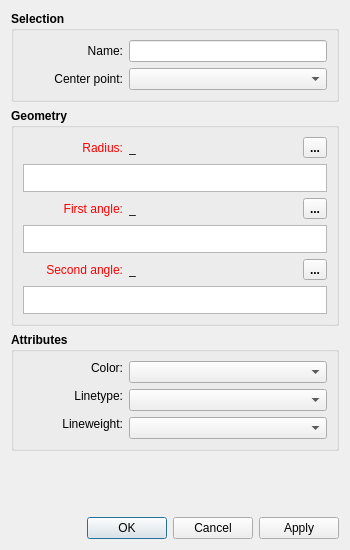
<?xml version="1.0" encoding="UTF-8"?>
<ui version="4.0">
 <class>DialogArc</class>
 <widget class="QDialog" name="DialogArc">
  <property name="geometry">
   <rect>
    <x>0</x>
    <y>0</y>
    <width>350</width>
    <height>550</height>
   </rect>
  </property>
  <property name="minimumSize">
   <size>
    <width>270</width>
    <height>550</height>
   </size>
  </property>
  <property name="font">
   <font>
    <pointsize>9</pointsize>
   </font>
  </property>
  <property name="windowTitle">
   <string>Arc - Radius and Angles</string>
  </property>
  <property name="windowIcon">
   <iconset resource="../../../vmisc/share/resources/icon.qrc">
    <normaloff>:/icon/64x64/icon64x64.png</normaloff>:/icon/64x64/icon64x64.png</iconset>
  </property>
  <property name="locale">
   <locale language="English" country="UnitedStates"/>
  </property>
  <property name="modal">
   <bool>true</bool>
  </property>
  <layout class="QVBoxLayout" name="verticalLayout_3">
   <item>
    <widget class="QGroupBox" name="selection_GroupBox">
     <property name="sizePolicy">
      <sizepolicy hsizetype="Expanding" vsizetype="Preferred">
       <horstretch>0</horstretch>
       <verstretch>0</verstretch>
      </sizepolicy>
     </property>
     <property name="font">
      <font>
       <pointsize>9</pointsize>
       <bold>true</bold>
      </font>
     </property>
     <property name="title">
      <string>Selection</string>
     </property>
     <layout class="QFormLayout" name="formLayout">
      <item row="0" column="0">
       <widget class="QLabel" name="name_Label">
        <property name="minimumSize">
         <size>
          <width>100</width>
          <height>0</height>
         </size>
        </property>
        <property name="font">
         <font>
          <pointsize>9</pointsize>
          <bold>false</bold>
         </font>
        </property>
        <property name="text">
         <string>Name:</string>
        </property>
        <property name="alignment">
         <set>Qt::AlignRight|Qt::AlignTrailing|Qt::AlignVCenter</set>
        </property>
       </widget>
      </item>
      <item row="0" column="1">
       <widget class="QLineEdit" name="name_LineEdit">
        <property name="minimumSize">
         <size>
          <width>80</width>
          <height>0</height>
         </size>
        </property>
        <property name="font">
         <font>
          <pointsize>9</pointsize>
          <bold>false</bold>
         </font>
        </property>
        <property name="focusPolicy">
         <enum>Qt::NoFocus</enum>
        </property>
        <property name="readOnly">
         <bool>true</bool>
        </property>
       </widget>
      </item>
      <item row="1" column="0">
       <widget class="QLabel" name="centerPoint_Label">
        <property name="sizePolicy">
         <sizepolicy hsizetype="Fixed" vsizetype="Preferred">
          <horstretch>0</horstretch>
          <verstretch>0</verstretch>
         </sizepolicy>
        </property>
        <property name="minimumSize">
         <size>
          <width>100</width>
          <height>0</height>
         </size>
        </property>
        <property name="font">
         <font>
          <pointsize>9</pointsize>
          <bold>false</bold>
         </font>
        </property>
        <property name="text">
         <string>Center point:</string>
        </property>
        <property name="alignment">
         <set>Qt::AlignRight|Qt::AlignTrailing|Qt::AlignVCenter</set>
        </property>
       </widget>
      </item>
      <item row="1" column="1">
       <widget class="QComboBox" name="centerPoint_ComboBox">
        <property name="sizePolicy">
         <sizepolicy hsizetype="Expanding" vsizetype="Fixed">
          <horstretch>0</horstretch>
          <verstretch>0</verstretch>
         </sizepolicy>
        </property>
        <property name="minimumSize">
         <size>
          <width>80</width>
          <height>0</height>
         </size>
        </property>
        <property name="font">
         <font>
          <pointsize>9</pointsize>
          <bold>false</bold>
         </font>
        </property>
        <property name="toolTip">
         <string>Select center point of the arc</string>
        </property>
       </widget>
      </item>
     </layout>
    </widget>
   </item>
   <item>
    <widget class="QGroupBox" name="geometry_GroupBox">
     <property name="sizePolicy">
      <sizepolicy hsizetype="Expanding" vsizetype="Preferred">
       <horstretch>0</horstretch>
       <verstretch>0</verstretch>
      </sizepolicy>
     </property>
     <property name="font">
      <font>
       <pointsize>9</pointsize>
       <bold>true</bold>
      </font>
     </property>
     <property name="title">
      <string>Geometry</string>
     </property>
     <layout class="QVBoxLayout" name="verticalLayout">
      <item>
       <layout class="QHBoxLayout" name="horizontalLayout">
        <item alignment="Qt::AlignLeft">
         <widget class="QLabel" name="labelEditRadius">
          <property name="sizePolicy">
           <sizepolicy hsizetype="Fixed" vsizetype="Preferred">
            <horstretch>0</horstretch>
            <verstretch>0</verstretch>
           </sizepolicy>
          </property>
          <property name="minimumSize">
           <size>
            <width>100</width>
            <height>0</height>
           </size>
          </property>
          <property name="palette">
           <palette>
            <active>
             <colorrole role="WindowText">
              <brush brushstyle="SolidPattern">
               <color alpha="255">
                <red>255</red>
                <green>0</green>
                <blue>0</blue>
               </color>
              </brush>
             </colorrole>
            </active>
            <inactive>
             <colorrole role="WindowText">
              <brush brushstyle="SolidPattern">
               <color alpha="255">
                <red>255</red>
                <green>0</green>
                <blue>0</blue>
               </color>
              </brush>
             </colorrole>
            </inactive>
            <disabled>
             <colorrole role="WindowText">
              <brush brushstyle="SolidPattern">
               <color alpha="255">
                <red>159</red>
                <green>158</green>
                <blue>158</blue>
               </color>
              </brush>
             </colorrole>
            </disabled>
           </palette>
          </property>
          <property name="font">
           <font>
            <pointsize>9</pointsize>
            <bold>false</bold>
           </font>
          </property>
          <property name="text">
           <string>Radius:</string>
          </property>
          <property name="alignment">
           <set>Qt::AlignRight|Qt::AlignTrailing|Qt::AlignVCenter</set>
          </property>
         </widget>
        </item>
        <item>
         <widget class="QLabel" name="labelResultRadius">
          <property name="sizePolicy">
           <sizepolicy hsizetype="Fixed" vsizetype="Preferred">
            <horstretch>0</horstretch>
            <verstretch>0</verstretch>
           </sizepolicy>
          </property>
          <property name="minimumSize">
           <size>
            <width>85</width>
            <height>0</height>
           </size>
          </property>
          <property name="font">
           <font>
            <pointsize>9</pointsize>
            <bold>false</bold>
           </font>
          </property>
          <property name="toolTip">
           <string>Value</string>
          </property>
          <property name="text">
           <string notr="true">_</string>
          </property>
         </widget>
        </item>
        <item>
         <spacer name="horizontalSpacer">
          <property name="orientation">
           <enum>Qt::Horizontal</enum>
          </property>
          <property name="sizeHint" stdset="0">
           <size>
            <width>10</width>
            <height>20</height>
           </size>
          </property>
         </spacer>
        </item>
        <item alignment="Qt::AlignRight">
         <widget class="QToolButton" name="toolButtonExprRadius">
          <property name="toolTip">
           <string>Formula wizard</string>
          </property>
          <property name="text">
           <string notr="true">...</string>
          </property>
          <property name="icon">
           <iconset resource="../../../vmisc/share/resources/icon.qrc">
            <normaloff>:/tsvg/seamly/fx.tsvg</normaloff>:/tsvg/seamly/fx.tsvg</iconset>
          </property>
          <property name="iconSize">
           <size>
            <width>24</width>
            <height>24</height>
           </size>
          </property>
         </widget>
        </item>
       </layout>
      </item>
      <item>
       <widget class="ExpandingTextEdit" name="plainTextEditFormula">
        <property name="sizePolicy">
         <sizepolicy hsizetype="Expanding" vsizetype="Preferred">
          <horstretch>0</horstretch>
          <verstretch>0</verstretch>
         </sizepolicy>
        </property>
        <property name="maximumSize">
         <size>
          <width>16777215</width>
          <height>28</height>
         </size>
        </property>
        <property name="font">
         <font>
          <pointsize>9</pointsize>
          <bold>false</bold>
         </font>
        </property>
        <property name="toolTip">
         <string>Calculation</string>
        </property>
        <property name="tabChangesFocus">
         <bool>true</bool>
        </property>
       </widget>
      </item>
      <item>
       <layout class="QHBoxLayout" name="horizontalLayout_2">
        <item alignment="Qt::AlignLeft">
         <widget class="QLabel" name="labelEditF1">
          <property name="sizePolicy">
           <sizepolicy hsizetype="Fixed" vsizetype="Preferred">
            <horstretch>0</horstretch>
            <verstretch>0</verstretch>
           </sizepolicy>
          </property>
          <property name="minimumSize">
           <size>
            <width>100</width>
            <height>0</height>
           </size>
          </property>
          <property name="palette">
           <palette>
            <active>
             <colorrole role="WindowText">
              <brush brushstyle="SolidPattern">
               <color alpha="255">
                <red>255</red>
                <green>0</green>
                <blue>0</blue>
               </color>
              </brush>
             </colorrole>
            </active>
            <inactive>
             <colorrole role="WindowText">
              <brush brushstyle="SolidPattern">
               <color alpha="255">
                <red>255</red>
                <green>0</green>
                <blue>0</blue>
               </color>
              </brush>
             </colorrole>
            </inactive>
            <disabled>
             <colorrole role="WindowText">
              <brush brushstyle="SolidPattern">
               <color alpha="255">
                <red>159</red>
                <green>158</green>
                <blue>158</blue>
               </color>
              </brush>
             </colorrole>
            </disabled>
           </palette>
          </property>
          <property name="font">
           <font>
            <pointsize>9</pointsize>
            <bold>false</bold>
           </font>
          </property>
          <property name="text">
           <string>First angle:</string>
          </property>
          <property name="alignment">
           <set>Qt::AlignRight|Qt::AlignTrailing|Qt::AlignVCenter</set>
          </property>
         </widget>
        </item>
        <item>
         <widget class="QLabel" name="labelResultF1">
          <property name="sizePolicy">
           <sizepolicy hsizetype="Fixed" vsizetype="Preferred">
            <horstretch>0</horstretch>
            <verstretch>0</verstretch>
           </sizepolicy>
          </property>
          <property name="minimumSize">
           <size>
            <width>85</width>
            <height>0</height>
           </size>
          </property>
          <property name="font">
           <font>
            <pointsize>9</pointsize>
            <bold>false</bold>
           </font>
          </property>
          <property name="toolTip">
           <string>Value</string>
          </property>
          <property name="text">
           <string notr="true">_</string>
          </property>
         </widget>
        </item>
        <item>
         <spacer name="horizontalSpacer_2">
          <property name="orientation">
           <enum>Qt::Horizontal</enum>
          </property>
          <property name="sizeHint" stdset="0">
           <size>
            <width>10</width>
            <height>20</height>
           </size>
          </property>
         </spacer>
        </item>
        <item alignment="Qt::AlignRight">
         <widget class="QToolButton" name="toolButtonExprF1">
          <property name="toolTip">
           <string>Formula wizard</string>
          </property>
          <property name="text">
           <string notr="true">...</string>
          </property>
          <property name="icon">
           <iconset resource="../../../vmisc/share/resources/icon.qrc">
            <normaloff>:/tsvg/seamly/fx.tsvg</normaloff>:/tsvg/seamly/fx.tsvg</iconset>
          </property>
          <property name="iconSize">
           <size>
            <width>24</width>
            <height>24</height>
           </size>
          </property>
         </widget>
        </item>
       </layout>
      </item>
      <item>
       <widget class="ExpandingTextEdit" name="plainTextEditF1">
        <property name="sizePolicy">
         <sizepolicy hsizetype="Expanding" vsizetype="Preferred">
          <horstretch>0</horstretch>
          <verstretch>0</verstretch>
         </sizepolicy>
        </property>
        <property name="maximumSize">
         <size>
          <width>16777215</width>
          <height>28</height>
         </size>
        </property>
        <property name="font">
         <font>
          <pointsize>9</pointsize>
          <bold>false</bold>
         </font>
        </property>
        <property name="tabChangesFocus">
         <bool>true</bool>
        </property>
       </widget>
      </item>
      <item>
       <layout class="QHBoxLayout" name="horizontalLayout_3">
        <item alignment="Qt::AlignLeft">
         <widget class="QLabel" name="labelEditF2">
          <property name="sizePolicy">
           <sizepolicy hsizetype="Fixed" vsizetype="Preferred">
            <horstretch>0</horstretch>
            <verstretch>0</verstretch>
           </sizepolicy>
          </property>
          <property name="minimumSize">
           <size>
            <width>100</width>
            <height>0</height>
           </size>
          </property>
          <property name="palette">
           <palette>
            <active>
             <colorrole role="WindowText">
              <brush brushstyle="SolidPattern">
               <color alpha="255">
                <red>255</red>
                <green>0</green>
                <blue>0</blue>
               </color>
              </brush>
             </colorrole>
            </active>
            <inactive>
             <colorrole role="WindowText">
              <brush brushstyle="SolidPattern">
               <color alpha="255">
                <red>255</red>
                <green>0</green>
                <blue>0</blue>
               </color>
              </brush>
             </colorrole>
            </inactive>
            <disabled>
             <colorrole role="WindowText">
              <brush brushstyle="SolidPattern">
               <color alpha="255">
                <red>159</red>
                <green>158</green>
                <blue>158</blue>
               </color>
              </brush>
             </colorrole>
            </disabled>
           </palette>
          </property>
          <property name="font">
           <font>
            <pointsize>9</pointsize>
            <bold>false</bold>
           </font>
          </property>
          <property name="text">
           <string>Second angle:</string>
          </property>
          <property name="alignment">
           <set>Qt::AlignRight|Qt::AlignTrailing|Qt::AlignVCenter</set>
          </property>
         </widget>
        </item>
        <item>
         <widget class="QLabel" name="labelResultF2">
          <property name="sizePolicy">
           <sizepolicy hsizetype="Fixed" vsizetype="Preferred">
            <horstretch>0</horstretch>
            <verstretch>0</verstretch>
           </sizepolicy>
          </property>
          <property name="minimumSize">
           <size>
            <width>85</width>
            <height>0</height>
           </size>
          </property>
          <property name="font">
           <font>
            <pointsize>9</pointsize>
            <bold>false</bold>
           </font>
          </property>
          <property name="toolTip">
           <string>Value</string>
          </property>
          <property name="text">
           <string notr="true">_</string>
          </property>
         </widget>
        </item>
        <item>
         <spacer name="horizontalSpacer_3">
          <property name="orientation">
           <enum>Qt::Horizontal</enum>
          </property>
          <property name="sizeHint" stdset="0">
           <size>
            <width>10</width>
            <height>20</height>
           </size>
          </property>
         </spacer>
        </item>
        <item alignment="Qt::AlignRight">
         <widget class="QToolButton" name="toolButtonExprF2">
          <property name="toolTip">
           <string>Formula wizard</string>
          </property>
          <property name="text">
           <string notr="true">...</string>
          </property>
          <property name="icon">
           <iconset resource="../../../vmisc/share/resources/icon.qrc">
            <normaloff>:/tsvg/seamly/fx.tsvg</normaloff>:/tsvg/seamly/fx.tsvg</iconset>
          </property>
          <property name="iconSize">
           <size>
            <width>24</width>
            <height>24</height>
           </size>
          </property>
         </widget>
        </item>
       </layout>
      </item>
      <item>
       <widget class="ExpandingTextEdit" name="plainTextEditF2">
        <property name="sizePolicy">
         <sizepolicy hsizetype="Expanding" vsizetype="Preferred">
          <horstretch>0</horstretch>
          <verstretch>0</verstretch>
         </sizepolicy>
        </property>
        <property name="maximumSize">
         <size>
          <width>16777215</width>
          <height>28</height>
         </size>
        </property>
        <property name="font">
         <font>
          <pointsize>9</pointsize>
          <bold>false</bold>
         </font>
        </property>
        <property name="tabChangesFocus">
         <bool>true</bool>
        </property>
       </widget>
      </item>
     </layout>
    </widget>
   </item>
   <item>
    <widget class="QGroupBox" name="attributes_GroupBox_2">
     <property name="minimumSize">
      <size>
       <width>240</width>
       <height>0</height>
      </size>
     </property>
     <property name="font">
      <font>
       <pointsize>9</pointsize>
       <bold>true</bold>
      </font>
     </property>
     <property name="title">
      <string>Attributes</string>
     </property>
     <layout class="QFormLayout" name="formLayout_2">
      <item row="0" column="0">
       <widget class="QLabel" name="lineColor_Label">
        <property name="sizePolicy">
         <sizepolicy hsizetype="MinimumExpanding" vsizetype="Fixed">
          <horstretch>0</horstretch>
          <verstretch>0</verstretch>
         </sizepolicy>
        </property>
        <property name="minimumSize">
         <size>
          <width>100</width>
          <height>0</height>
         </size>
        </property>
        <property name="maximumSize">
         <size>
          <width>16777215</width>
          <height>16777215</height>
         </size>
        </property>
        <property name="font">
         <font>
          <pointsize>9</pointsize>
          <bold>false</bold>
         </font>
        </property>
        <property name="text">
         <string>Color:</string>
        </property>
        <property name="alignment">
         <set>Qt::AlignRight|Qt::AlignTrailing|Qt::AlignVCenter</set>
        </property>
       </widget>
      </item>
      <item row="0" column="1">
       <widget class="ColorComboBox" name="lineColor_ComboBox">
        <property name="sizePolicy">
         <sizepolicy hsizetype="Expanding" vsizetype="Fixed">
          <horstretch>0</horstretch>
          <verstretch>0</verstretch>
         </sizepolicy>
        </property>
        <property name="minimumSize">
         <size>
          <width>80</width>
          <height>0</height>
         </size>
        </property>
        <property name="font">
         <font>
          <pointsize>9</pointsize>
          <bold>false</bold>
         </font>
        </property>
       </widget>
      </item>
      <item row="1" column="0">
       <widget class="QLabel" name="lineType_Label">
        <property name="sizePolicy">
         <sizepolicy hsizetype="MinimumExpanding" vsizetype="Fixed">
          <horstretch>0</horstretch>
          <verstretch>0</verstretch>
         </sizepolicy>
        </property>
        <property name="minimumSize">
         <size>
          <width>100</width>
          <height>0</height>
         </size>
        </property>
        <property name="maximumSize">
         <size>
          <width>16777215</width>
          <height>16777215</height>
         </size>
        </property>
        <property name="font">
         <font>
          <pointsize>9</pointsize>
          <bold>false</bold>
         </font>
        </property>
        <property name="text">
         <string>Linetype:</string>
        </property>
        <property name="alignment">
         <set>Qt::AlignRight|Qt::AlignTrailing|Qt::AlignVCenter</set>
        </property>
       </widget>
      </item>
      <item row="1" column="1">
       <widget class="LineTypeComboBox" name="lineType_ComboBox">
        <property name="sizePolicy">
         <sizepolicy hsizetype="Expanding" vsizetype="Fixed">
          <horstretch>0</horstretch>
          <verstretch>0</verstretch>
         </sizepolicy>
        </property>
        <property name="minimumSize">
         <size>
          <width>80</width>
          <height>0</height>
         </size>
        </property>
        <property name="maximumSize">
         <size>
          <width>16777215</width>
          <height>16777215</height>
         </size>
        </property>
        <property name="font">
         <font>
          <pointsize>9</pointsize>
          <bold>false</bold>
         </font>
        </property>
       </widget>
      </item>
      <item row="2" column="0">
       <widget class="QLabel" name="lineWeight_Label">
        <property name="sizePolicy">
         <sizepolicy hsizetype="MinimumExpanding" vsizetype="Fixed">
          <horstretch>0</horstretch>
          <verstretch>0</verstretch>
         </sizepolicy>
        </property>
        <property name="minimumSize">
         <size>
          <width>100</width>
          <height>0</height>
         </size>
        </property>
        <property name="maximumSize">
         <size>
          <width>16777215</width>
          <height>16777215</height>
         </size>
        </property>
        <property name="font">
         <font>
          <pointsize>9</pointsize>
          <bold>false</bold>
         </font>
        </property>
        <property name="text">
         <string>Lineweight:</string>
        </property>
        <property name="alignment">
         <set>Qt::AlignRight|Qt::AlignTrailing|Qt::AlignVCenter</set>
        </property>
       </widget>
      </item>
      <item row="2" column="1">
       <widget class="LineWeightComboBox" name="lineWeight_ComboBox">
        <property name="sizePolicy">
         <sizepolicy hsizetype="Expanding" vsizetype="Fixed">
          <horstretch>0</horstretch>
          <verstretch>0</verstretch>
         </sizepolicy>
        </property>
        <property name="minimumSize">
         <size>
          <width>80</width>
          <height>0</height>
         </size>
        </property>
        <property name="font">
         <font>
          <pointsize>9</pointsize>
          <bold>false</bold>
         </font>
        </property>
       </widget>
      </item>
     </layout>
    </widget>
   </item>
   <item>
    <spacer name="verticalSpacer">
     <property name="orientation">
      <enum>Qt::Vertical</enum>
     </property>
     <property name="sizeHint" stdset="0">
      <size>
       <width>20</width>
       <height>44</height>
      </size>
     </property>
    </spacer>
   </item>
   <item>
    <widget class="QDialogButtonBox" name="buttonBox">
     <property name="focusPolicy">
      <enum>Qt::NoFocus</enum>
     </property>
     <property name="orientation">
      <enum>Qt::Horizontal</enum>
     </property>
     <property name="standardButtons">
      <set>QDialogButtonBox::Apply|QDialogButtonBox::Cancel|QDialogButtonBox::Ok</set>
     </property>
    </widget>
   </item>
  </layout>
 </widget>
 <customwidgets>
  <customwidget>
   <class>ColorComboBox</class>
   <extends>QComboBox</extends>
   <header location="global">color_combobox.h</header>
  </customwidget>
  <customwidget>
   <class>LineTypeComboBox</class>
   <extends>QComboBox</extends>
   <header location="global">linetype_combobox.h</header>
  </customwidget>
  <customwidget>
   <class>LineWeightComboBox</class>
   <extends>QComboBox</extends>
   <header location="global">lineweight_combobox.h</header>
  </customwidget>
  <customwidget>
   <class>ExpandingTextEdit</class>
   <extends>QPlainTextEdit</extends>
   <header>expandingtextedit.h</header>
  </customwidget>
 </customwidgets>
 <tabstops>
  <tabstop>centerPoint_ComboBox</tabstop>
  <tabstop>toolButtonExprRadius</tabstop>
  <tabstop>plainTextEditFormula</tabstop>
  <tabstop>toolButtonExprF1</tabstop>
  <tabstop>plainTextEditF1</tabstop>
  <tabstop>toolButtonExprF2</tabstop>
  <tabstop>plainTextEditF2</tabstop>
  <tabstop>lineColor_ComboBox</tabstop>
  <tabstop>lineType_ComboBox</tabstop>
  <tabstop>lineWeight_ComboBox</tabstop>
 </tabstops>
 <resources>
  <include location="../../../vmisc/share/resources/icon.qrc"/>
 </resources>
 <connections>
  <connection>
   <sender>buttonBox</sender>
   <signal>accepted()</signal>
   <receiver>DialogArc</receiver>
   <slot>accept()</slot>
   <hints>
    <hint type="sourcelabel">
     <x>257</x>
     <y>567</y>
    </hint>
    <hint type="destinationlabel">
     <x>157</x>
     <y>274</y>
    </hint>
   </hints>
  </connection>
  <connection>
   <sender>buttonBox</sender>
   <signal>rejected()</signal>
   <receiver>DialogArc</receiver>
   <slot>reject()</slot>
   <hints>
    <hint type="sourcelabel">
     <x>325</x>
     <y>567</y>
    </hint>
    <hint type="destinationlabel">
     <x>286</x>
     <y>274</y>
    </hint>
   </hints>
  </connection>
 </connections>
</ui>
